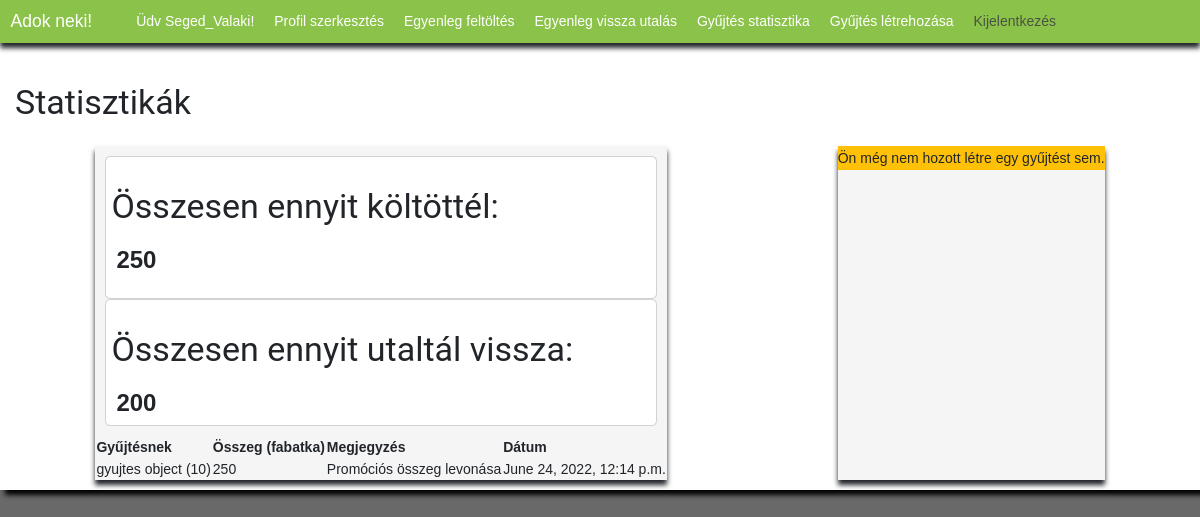
The page /gyujtesStat/ (signed in) on the database as committed earlier.
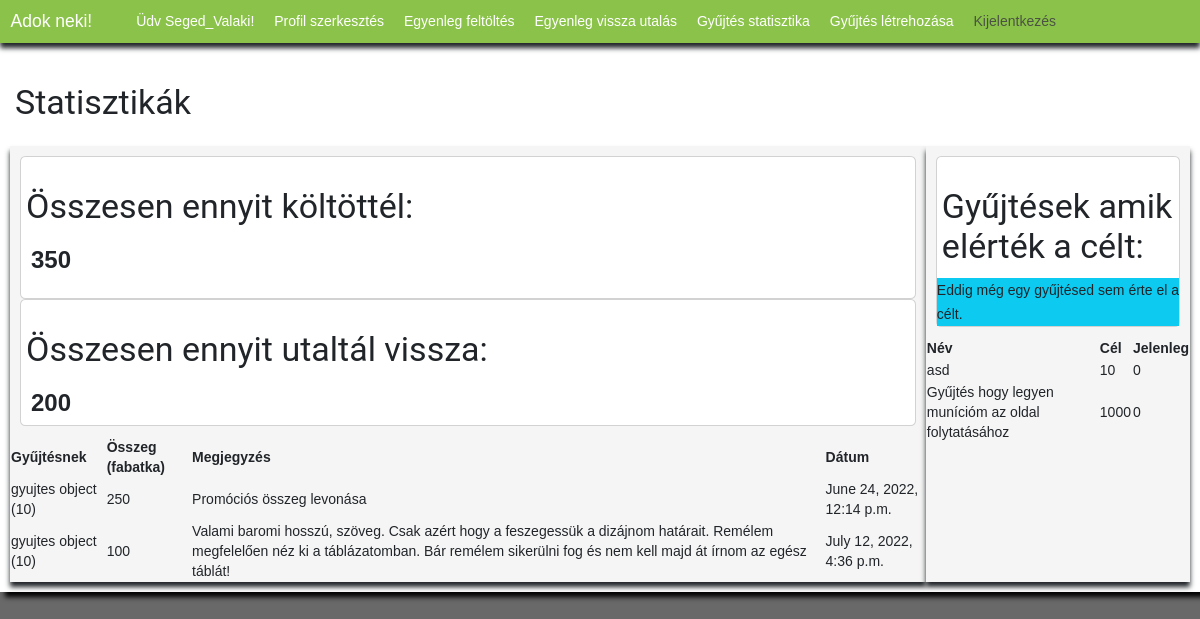
The same page on the database as committed later.
### app/models.py (models this page shows, shortened)
class fizetes(models.Model):
    ki = models.ForeignKey(settings.AUTH_USER_MODEL, on_delete=models.CASCADE)
    gyujtesnek = models.ForeignKey(gyujtes, on_delete=models.CASCADE)
    mennyit = models.IntegerField()
    megjegyzes = models.CharField(null=True, max_length=255)
    datumIdo_UTC = models.DateTimeField(default=timezone.now())
    class Meta:
        ordering = ["id"]

class gyujtes(models.Model):
    publikalo = models.ForeignKey(
        settings.AUTH_USER_MODEL, on_delete=models.CASCADE)
    cim = models.CharField(max_length=255)
    leiras = models.TextField()
    promocios = models.BooleanField(default=False)
    minAr = models.IntegerField(null=False)
    cel = models.IntegerField()
    jelenleg = models.IntegerField(default=0)
    datumIdo_UTC = models.DateTimeField(default=timezone.now())
    celDatum = models.DateTimeField(null=True)
    class Meta:
        ordering = ["id"]
    def __str__(self) -> str:
        return super().__str__()

### app/views.py (the view)
# urls.py: path("gyujtesStat/", views.gyujtesStat, name="gyujtesStat"),
def gyujtesStat(request):
    UserModel = User.objects.get(id=request.user.id)
    fizetesek = fizetes.objects.filter(ki=UserModel.id)
    print("eltárolt fizetések")
    for i in fizetesek:
        print(i.id)
    print("fizetesek ==0?")
    if len(fizetesek) == 0:
        print("üres")
        fizetesek = "Ön még nem adományozott semmilyen célnak eddig."
    else:
        print("ha nem")
        print(len(fizetesek))
    gyujtesek = gyujtes.objects.filter(publikalo=UserModel.id)
    print("eltárolt gyüjtések")
    for i in gyujtesek:
        print(i.id)
    print("gyujtesek ==0?")
    if len(gyujtesek) == 0:
        print("üres")
        gyujtesek = "Ön még nem hozott létre egy gyűjtést sem."
    else:
        print("ha nem")
        print(gyujtesek)
        print(len(gyujtesek))
    osszesKoltes = 0
    for i in fizetes.objects.filter(ki=UserModel.id):
        osszesKoltes += i.mennyit
        print(f"részeredmény {osszesKoltes}")
    print(f"Ennyit fizetett eddig: {osszesKoltes}")
    elerteACelt = {}
    for i in gyujtes.objects.filter(publikalo=UserModel.id):
        if i.celDatum != None:
            elerteACelt[i.id] = i.celDatum
    print(elerteACelt)
    osszesVisszautalas = int(0)
    visszautalasModel = visszautalas.objects.filter(ki=UserModel.id)
    for i in visszautalasModel:
        osszesVisszautalas += int(i.mennyit)
    print(f"Összesen ennyit utalt vissza {osszesVisszautalas}")
    return render(request, "templates/app/gyujtesStatisztika.html", {"cim": "Adok neki! - Gyűjtés és fizetés statisztikák", "fizetesek": fizetesek, "gyujtesek": gyujtesek, "elerteACelt": elerteACelt, "osszesKoltes": osszesKoltes, "osszesVisszautalas": osszesVisszautalas})

### app/templates/app/gyujtesStatisztika.html (shortened to what this page needs)
{% extends "templates/app/layout/layout_nav.html" %}
{% block content %}
{% if user.is_authenticated %}
<div id="doboz">
    <h3 id="dobozcim">Statisztikák</h3>
    <div id="duplaDoboz">
        <div id="alDoboz">
            {% if fizetes == "Ön még nem adományozott semmilyen célnak eddig." %}
            <p class="bg-warning">{{ fizetesek }}</p>
        </div>
        {% else %}
        <div class="kiskartyak_Div">
            <div id="kiskartya">
                <div class="card">
                    <div class="crad-body">
                        <h3 class="card-title">Összesen ennyit költöttél:</h3>
                        <p class="crad-text kiemelt">{{ osszesKoltes }}</p>
                    </div>
                </div>
            </div>
            <div id="kiskartya">
                <div class="card">
                    <div class="crad-body">
                        <h3 class="card-title">Összesen ennyit utaltál vissza:</h3>
                        {%if osszesVisszautalas == 0 %}
                        <p class="bg-info card-text">Még nem nem utalt vissza semmennyit sem.</p>
                        {% else %}
                        <p class="card-text kiemelt">{{osszesVisszautalas}}</p>
                        {% endif %}
                    </div>
                </div>
            </div>
        </div>
        <table>
            <thead>
                <th>Gyűjtésnek</th>
                <th>Összeg (fabatka)</th>
                <th>Megjegyzés</th>
                <th>Dátum</th>
            </thead>
            <tbody>
                {% for i in fizetesek %}
                <tr>
                    <td>{{ i.gyujtesnek }}</td>
                    <td>{{ i.mennyit }}</td>
                    <td>{{ i.megjegyzes }}</td>
                    <td>{{i.datumIdo_UTC}}</td>
                </tr>
                {% endfor %}
            </tbody>
        </table>
        {% endif %}
    </div>
    <div id="alDoboz">
        {% if gyujtesek == "Ön még nem hozott létre egy gyűjtést sem." %}
        <p class="bg-warning">{{ gyujtesek }}</p>
    </div>
    {% else %}
    <div class="kiskartyak_Div">
        <div id="kiskartya">
            <div class="card">
                <div class="crad-body">
                    <h3 class="card-title">Gyűjtések amik elérték a célt:</h3>
                    {% if elerteACelt|length_is:0 %}
                    <p class="bg-info card-text">Eddig még egy gyűjtésed sem érte el a célt.</p>
                    {%endif%}
                </div>
            </div>
        </div>
    </div>
    <table>
        <thead>
            <th>Név</th>
            <th>Cél</th>
            <th>Jelenleg</th>
        </thead>
        <tbody>
            {% for i in gyujtesek %}
            <tr>
                <td>{{ i.cim }}</td>
                <td>{{ i.cel }}</td>
                <td>{{ i.jelenleg }}</td>
            </tr>
            {% endfor %}
        </tbody>
    </table>
    {% endif %}
</div>
</div>
</div>
{% else %}
<p id="alternativValasz">Úgy tűnik, hogy nem vagy bejelentkezve!
    <a href="{% url 'bejelentkezes' %}">Jelentkezz be</a>
    az oldal megtekintéséhez!
</p>
{% endif %}
{% endblock %}

### app/templates/app/layout/layout_nav.html (shortened to what this page needs)
{% extends "templates/app/layout/layout_head.html"%}
{%block navbar%}
<nav class="navbar navbar-expand-lg bg-primary">
    <div class="container-fluid">
        <a href="{% url 'kezdolap' %}" id="kezdolapVissza" class="navbar-brand">Adok neki!</a>
        <div class="collapse navbar-collapse" id="navbarNavDropdown">
            {% if user.is_authenticated%}
            <ul class="navbar-nav">
                <li class="nav-item">
                </li>
                <li><a href="{%url 'profil'%}" id="ugras" class="nav-item nav_felhasznalo">Üdv
                        {{request.user.username}}!</a></li>
                <li><a href="{%url 'profilSzerk'%}" id="ugras" class="nav-item">Profil szerkesztés</a></li>
                <li><a href="{%url 'egyenlegFel'%}" id="ugras" class="nav-item">Egyenleg feltöltés</a></li>
                <li><a href="{% url 'egyenlegLe'%}" id="ugras" class="nav-item">Egyenleg vissza utalás</a></li>
                <li><a href="{%url 'gyujtesStat'%}" id="ugras" class="nav-item">Gyűjtés statisztika</a></li>
                <li><a href="{%url 'ujGyujtes'%}" id="ugras" class="nav-item">Gyűjtés létrehozása</a></li>
                <li>
                    <a href="{% url 'kijelentkezes'%}" class="mdl-navigation__link nav-item">Kijelentkezés</a>
                </li>
            </ul>
            {%else%}
            <ul class="navbar-nav">
                <li class="nav-item">
                    <a href="{% url 'bejelentkezes' %}" class="mdl-navigation__link">Bejelentkezés</a>
                </li>
            </ul>
            {%endif%}
        </div>
    </div>
</nav>
{%endblock%}

### app/templates/app/layout/layout_head.html (shortened to what this page needs)
<!DOCTYPE html>
<html lang="hu">
<head>
    {% load static %}
    <link rel="stylesheet" href="{% static 'bootstrap-5.2.0-beta1-dist/css/bootstrap.css'%}">
    {% load static %}
    <link href="{% static 'mdl/material.min.css' %}" rel="stylesheet">
    {% load static %}
    <link rel="stylesheet" href="{% static 'main_style.css' %}">
</head>
<body>
{% block navbar %}
{% endblock %}
{% block content%}
{%endblock%}
</body>
</html>

### app/static/app/main_style.css (style rules this page uses)
body { background-color: #696969; }
p { text-align: justify; }
#kezdolapVissza { color: white; text-decoration-line: none; }
#doboz { background-color: white; padding: 10px; box-shadow: 5px 5px 5px black; }
#ugras { color: white; text-decoration-line: none; }
table { width: -moz-available }
.navbar { box-shadow: 0px 5px 5px; }
.navbar-nav .nav-item { padding: 0 10px 0 10px; }
a { color: #8bc34a; }
#alDoboz { box-shadow: 0 5px 5px; background-color: whitesmoke; }
#duplaDoboz { display: flex; flex-direction: row; align-items: stretch; justify-content: space-around; }
.card-title { padding: 5px; }
#dobozcim { padding: 5px 5px 0px; }
.kiemelt { font-size:24px; font-weight: 700; padding: 10px; }
.kiskartyak_Div { display: flex; justify-content: space-evenly; margin: auto; flex-direction: column; padding: 10px; }

Rows that differ between the two databases and show on the page:
added fizetes: gyujtesnek "gyujtes object (10)", mennyit "100", megjegyzes "Valami baromi hosszú, szöveg. Csak azért hogy a feszegessük a dizájnom határait. Remélem megfelelően néz ki a táblázatomban. Bár remélem sikerülni fog és nem kell majd át írnom az egész táblát!", datumIdo_UTC "July 12, 2022, 4:36 p.m."
added gyujtes: cim "asd", cel "10", jelenleg "0"
added gyujtes: cim "Gyűjtés hogy legyen munícióm az oldal folytatásához", cel "1000", jelenleg "0"
Other text that changed with them:
{{ osszesKoltes }}: "250" → "350"
{{ gyujtesek }}: "Ön még nem hozott létre egy gyűjtést sem." → (not shown)
text now shown: "Gyűjtések amik elérték a célt: Eddig még egy gyűjtésed sem érte el a célt. Név Cél Jelenleg"
